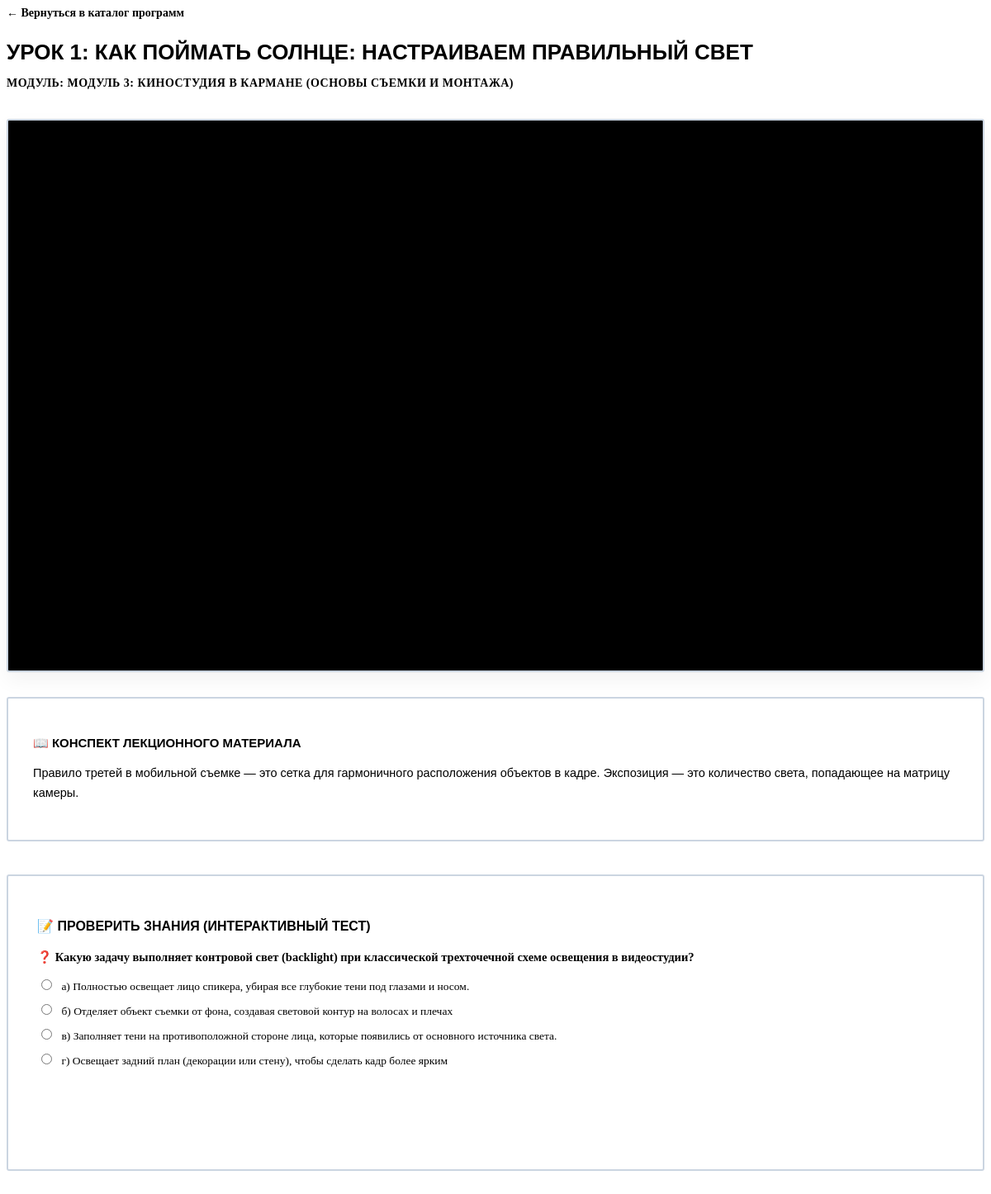
Page /lesson/6/ (signed in) on the committed database.
### core/models.py (models this page shows, shortened)
class Lesson(models.Model):
    module = models.ForeignKey(Module, on_delete=models.CASCADE, related_name='lessons', verbose_name="Модуль")
    title = models.CharField(max_length=200, verbose_name="Название урока")
    content = models.TextField(verbose_name="Текст урока (Лонгрид)")
    video_url = models.URLField(blank=True, verbose_name="Ссылка на видео (если есть)")
    test_question = models.TextField(verbose_name="Вопрос теста", blank=True, null=True)
    option_a = models.CharField(max_length=255, verbose_name="Вариант А", blank=True, null=True)
    option_b = models.CharField(max_length=255, verbose_name="Вариант Б", blank=True, null=True)
    option_c = models.CharField(max_length=255, verbose_name="Вариант В", blank=True, null=True)
    option_d = models.CharField(max_length=255, verbose_name="Вариант Г", blank=True, null=True)
    correct_answer = models.CharField(
        max_length=1,
        choices=[('A', 'А'), ('B', 'Б'), ('C', 'В'), ('D', 'Г')],
        verbose_name="Буква правильного ответа (A, B, C, D)",
        blank=True,
        null=True
    )

class Module(models.Model):
    course = models.ForeignKey(Course, on_delete=models.CASCADE, related_name='modules', verbose_name="Курс")
    title = models.CharField(max_length=200, verbose_name="Название модуля")
    order = models.PositiveIntegerField(default=0, verbose_name="Порядок отображения")
    class Meta:
        ordering = ['order']

### core/views.py (the view, shortened to what this page needs)
# urls.py: path('lesson/<int:lesson_id>/', views.lesson_view, name='lesson'),
@login_required(login_url='login')
def lesson_view(request, lesson_id):
    lesson = get_object_or_404(Lesson, id=lesson_id)
    test_checked = False
    is_correct = False
    if request.method == 'POST' and 'submit_test' in request.POST:
        test_checked = True
        user_answer = request.POST.get('user_answer')
        if user_answer == lesson.correct_answer:
            is_correct = True
    context = {
        'lesson': lesson,
        'test_checked': test_checked,
        'is_correct': is_correct,
    }
    return render(request, 'lesson_detail.html', context)

### core/templates/lesson_detail.html (shortened to what this page needs)
{% extends 'base.html' %}
{% block content %}
<div style="margin-bottom: 24px;">
    <a href="/" style="color: var(--pervye-blue); text-decoration: none; font-weight: 700; font-size: 14px;">
        ← Вернуться в каталог программ
    </a>
</div>
<h1 style="font-family: 'Montserrat', 'Arial Black', sans-serif; font-size: 26px; color: var(--pervye-black); margin-bottom: 8px; text-transform: uppercase; font-weight: 900;">
    {{ lesson.title }}
</h1>
<p style="color: var(--text-slate); font-size: 14px; font-weight: 600; margin-bottom: 35px; text-transform: uppercase; letter-spacing: 0.5px;">
    Модуль: {{ lesson.module.title }}
</p>
<div class="video-wrapper">
    <iframe src="{{ lesson.video_url|default:'https://vk.com' }}"
            allow="autoplay; encrypted-media; fullscreen; picture-in-picture;"
            webkitallowfullscreen
            mozallowfullscreen
            allowfullscreen>
    </iframe>
</div>
<div class="p-card" style="padding: 30px; margin-bottom: 40px; border-radius: 3px !important; background: var(--pervye-white); border: 2px solid #CBD5E1;">
    <h3 style="font-family: 'Montserrat', 'Arial Black', sans-serif; font-size: 15px; color: var(--pervye-blue); margin-bottom: 12px; text-transform: uppercase; font-weight: 900;">
        📖 Конспект лекционного материала
    </h3>
    <div style="font-size: 14.5px; line-height: 1.7; color: var(--pervye-black); font-family: 'Montserrat', sans-serif; font-weight: 500;">
        {% if lesson.longrid %}
            {{ lesson.longrid|linebreaks }}
        {% elif lesson.text %}
            {{ lesson.text|linebreaks }}
        {% elif lesson.content %}
            {{ lesson.content|linebreaks }}
        {% else %}
            <p style="color: #64748B;">Текст конспекта успешно сохранен в админке, но переменная в шаблоне проверяет другое имя. Проверьте название поля лонгрида в файле core/models.py.</p>
        {% endif %}
    </div>
</div>
{% if lesson.test_question %}
<div class="p-card" style="padding: 35px; border-radius: 3px !important; background: var(--pervye-white); border: 2px solid #CBD5E1; margin-bottom: 50px;">
    <h3 style="font-family: 'Montserrat', 'Arial Black', sans-serif; font-size: 16px; color: var(--pervye-blue); margin-bottom: 20px; text-transform: uppercase; font-weight: 900;">
        📝 Проверить знания (Интерактивный тест)
    </h3>
    <form method="POST" action="">
        <div style="margin-bottom: 30px;">
            <p style="font-weight: 700; font-size: 14.5px; margin-bottom: 15px; color: var(--pervye-black);">
                ❓ {{ lesson.test_question }}
            </p>
            {% if lesson.option_a %}
            <label style="display:block; font-size: 13.5px; margin-bottom: 10px; cursor:pointer;"><input type="radio" name="user_answer" value="A" required style="margin-right:8px;"> а) {{ lesson.option_a }}</label>
            {% endif %}
            {% if lesson.option_b %}
            <label style="display:block; font-size: 13.5px; margin-bottom: 10px; cursor:pointer;"><input type="radio" name="user_answer" value="B" style="margin-right:8px;"> б) {{ lesson.option_b }}</label>
            {% endif %}
            {% if lesson.option_c %}
            <label style="display:block; font-size: 13.5px; margin-bottom: 10px; cursor:pointer;"><input type="radio" name="user_answer" value="C" style="margin-right:8px;"> в) {{ lesson.option_c }}</label>
            {% endif %}
            {% if lesson.option_d %}
            <label style="display:block; font-size: 13.5px; margin-bottom: 10px; cursor:pointer;"><input type="radio" name="user_answer" value="D" style="margin-right:8px;"> г) {{ lesson.option_d }}</label>
            {% endif %}
        </div>
        <div style="display: block; width: 100%; margin-top: 20px;">
            <button type="submit" style="display: inline-block !important; background: var(--pervye-blue) !important; color: white !important; border: none !important; padding: 14px 35px !important; border-radius: 3px !important; font-family: 'Montserrat', sans-serif !important; font-size: 12px !important; font-weight: 800 !important; text-transform: uppercase !important; cursor: pointer !important;">
            </button>
        </div>
    </form>
</div>
{% endif %}
{% endblock %}

### core/templates/lesson_detail.html (style rules this page uses)
.video-wrapper { position: relative; padding-bottom: 56.25%; height: 0; overflow: hidden; border: 2px solid #CBD5E1; border-radius: 3px !important; box-shadow: 0 10px 25px rgba(0,0,0,0.05); background: #000; margin-bottom: 30px; }
.video-wrapper iframe { position: absolute; top: 0; left: 0; width: 100%; height: 100%; border: none; }

### rows in the picture
Lesson: title "УРОК 1: КАК ПОЙМАТЬ СОЛНЦЕ: НАСТРАИВАЕМ ПРАВИЛЬНЫЙ СВЕТ", module "МОДУЛЬ 3: КИНОСТУДИЯ В КАРМАНЕ (ОСНОВЫ СЪЕМКИ И МОНТАЖА)", content "Правило третей в мобильной съемке — это сетка для гармоничного расположения объектов в кадре. Экспозиция — это количество света, попадающее на матрицу камеры.", test_question "Какую задачу выполняет контровой свет (backlight) при классической трехточечной схеме освещения в видеостудии?", option_a "Полностью освещает лицо спикера, убирая все глубокие тени под глазами и носом.", option_b "Отделяет объект съемки от фона, создавая световой контур на волосах и плечах", option_c "Заполняет тени на противоположной стороне лица, которые появились от основного источника света.", option_d "Освещает задний план (декорации или стену), чтобы сделать кадр более ярким"
